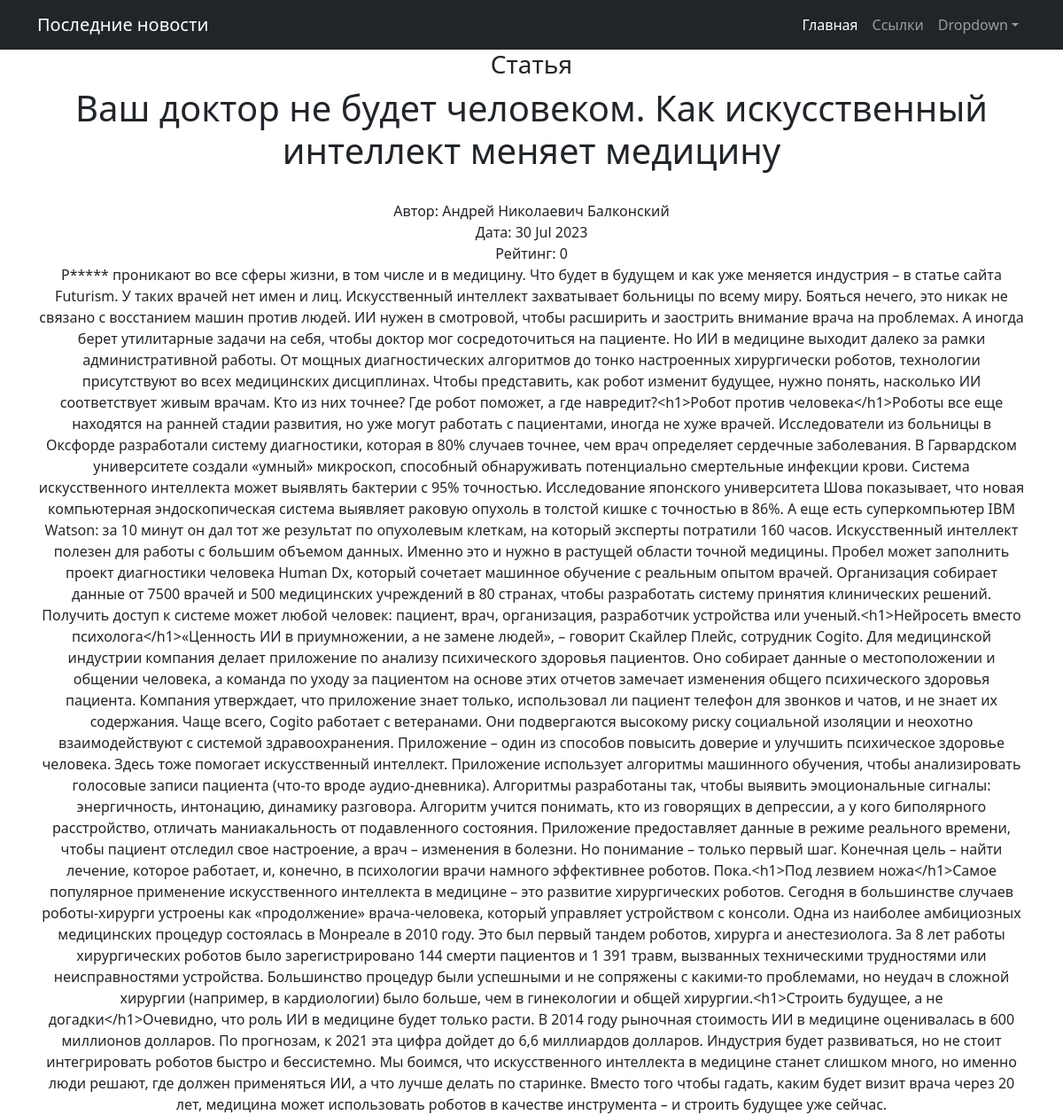
Screenshot of /news/3 with the database file from the repository.
### newsportalapp/models.py (models this page shows, shortened)
class Post(models.Model):
    post_author = models.ForeignKey(Author, on_delete=models.CASCADE)          # - связь «один ко многим» с моделью Author;
    post_type = models.CharField(max_length=2, choices=POSTTYPE) #, default='N')  # - поле с выбором — «статья» или «новость»;
    post_date = models.DateTimeField(auto_now_add=datetime.datetime.now())     # - автоматически добавляемая дата и время создания;
    post_category = models.ManyToManyField(Category, through='PostCategory')   # - связь «многие ко многим» с моделью Category(с дополнительной моделью PostCategory);
    post_title = models.CharField(max_length=124)                              # - заголовок статьи / новости;
    post_text = models.TextField()                                             # - текст статьи / новости;
    post_rating = models.IntegerField()                # - рейтинг статьи / новости.

class Author(models.Model):
    author_user = models.OneToOneField(User, on_delete=models.CASCADE)  # - cвязь «один к одному» с встроенной моделью пользователей User;
    author_rating = models.IntegerField(default=0)                      # - рейтинг пользователя.Ниже будет дано описание того, как этот рейтинг можно посчитать.

### newsportalapp/views.py (the view)
# urls.py: path('<int:pk>', PostDetail.as_view(), name='post_detail'),
class PostDetail(DetailView):
    model = Post
    template_name = 'new.html'
    context_object_name = 'new'

### newsportalapp/templatetags/custom_filters.py (called while the page is built)
@register.filter()
def censor(value):
    if type(value) != str:
        raise ValueError("Применять данный фильтр следует к строке!")
    try:
        value_list = value.split()
        value_list_c = value_list.copy()
        for i in range(len(FAILED_WORDS)):  # перебираем список запрещенных слов
            j = 0
            for value_list_word in value_list_c:            # перебираем слова из проверяемого текста
                if value_list_word == FAILED_WORDS[i]:     # если находим совпадение
                    value_list_word_new = value_list_word[:1:1] + '*'*(len(value_list_word)-1)
                    value_list.insert(j, value_list_word_new)
                    value_list.pop(j+1)
                j += 1
    except ValueError as error:
        print(error)
    else:
        value_new = ' '.join(value_list)
        return f'{value_new}'

### templates/new.html (shortened to what this page needs)
{% extends 'flatpages/default.html' %}
{% load custom_filters %}
{% load custom_tags %}
{% block content %}
   {% if  new.post_type == 'N'%}
      <h1>Новость</h1>
      <b>{{ new.post_title|censor }}</b>
      <br>
      Корреспондент: {{ new.post_author.author_user }}
   {% else %}
      <h3>Статья</h3>
      <h1>{{ new.post_title|censor }}</h1>
      <br>
      Автор: {{ new.post_author.author_user }}
   {% endif %}
   <br>
   Дата: {{ new.post_date|date:"d M Y" }}
   <br>
   Рейтинг: {{ new.post_rating }}
   <br>
   {{ new.post_text|censor }}
{% endblock content %}

### rows the page displays
Post: post_title|censor "Ваш доктор не будет человеком. Как искусственный интеллект меняет медицину", post_author.author_user "Андрей Николаевич Балконский", post_date "30 Jul 2023", post_rating "0", post_text|censor "Р***** проникают во все сферы жизни, в том числе и в медицину. Что будет в будущем и как уже меняется индустрия – в статье сайта Futurism. У таких врачей нет имен и лиц. Искусственный интеллект захватывает больницы по всему миру. Бояться нечего, это никак не связано с восстанием машин против людей. ИИ нужен в смотровой, чтобы расширить и заострить внимание врача на проблемах. А иногда берет утилитарные задачи на себя, чтобы доктор мог сосредоточиться на пациенте. Но ИИ в медицине выходит далеко за рамки административной работы. От мощных диагностических алгоритмов до тонко настроенных хирургически роботов, технологии присутствуют во всех медицинских дисциплинах. Чтобы представить, как робот…"
